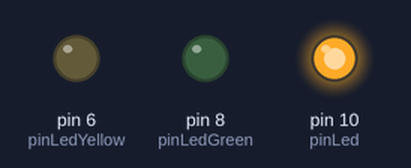
Bench run of a sketch on a simulated Arduino Uno, built with avr-gcc and run on an emulated ATmega328P. Shown: output pins drawn as LEDs (lit = HIGH).

Above: at 0.05 s.
At 0.75 s:
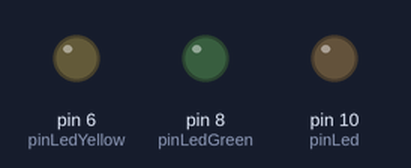
At 1.45 s:
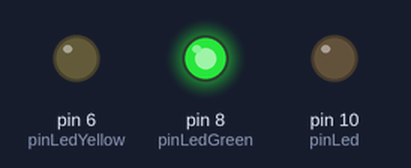
At 2.85 s:
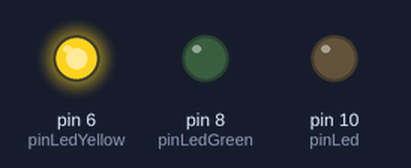
Timing chart, 0 to 3.1 s (numbered marks = the images above):
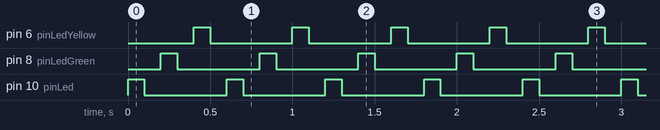

The sketch:

no_button_led.ino
```cpp
const int pinLed = 10;
const int pinLedGreen = 8;
const int pinLedYellow = 6;
const int delayMs = 100;

void setup() {
    pinMode(pinLed, OUTPUT);
    pinMode(pinLedGreen, OUTPUT);
    pinMode(pinLedYellow, OUTPUT);
}

void loop() {
    digitalWrite(pinLed, HIGH);
    delay(delayMs);
    digitalWrite(pinLed, LOW);
    delay(delayMs);
    digitalWrite(pinLedGreen, HIGH);
    delay(delayMs);
    digitalWrite(pinLedGreen, LOW);
    delay(delayMs);
    digitalWrite(pinLedYellow, HIGH);
    delay(delayMs);
    digitalWrite(pinLedYellow, LOW);
    delay(delayMs);
}
```

Measured:
- by itself, pin 6 (pinLedYellow), pin 8 (pinLedGreen), pin 10 (pinLed): alternates HIGH for 0.10 s and LOW for 0.50 s
